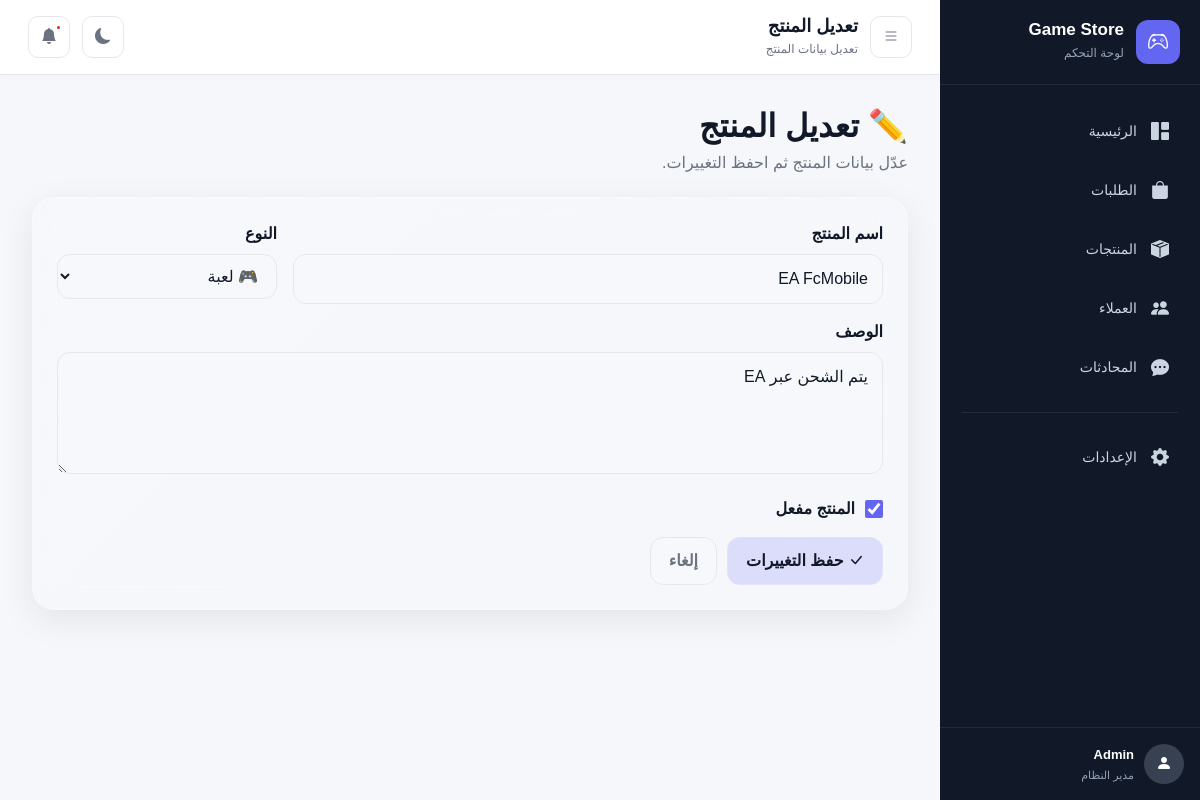
Screenshot of /products/edit/7 with the database file from the repository.
### tables this page shows
CREATE TABLE products (
            id INTEGER PRIMARY KEY AUTOINCREMENT,
            name TEXT NOT NULL,
            product_type TEXT NOT NULL DEFAULT 'game',
            description TEXT DEFAULT '',
            image TEXT DEFAULT '',
            active INTEGER NOT NULL DEFAULT 1,
            created_at TIMESTAMP DEFAULT CURRENT_TIMESTAMP
        );

### dashboard.py (the view, shortened to what this page needs)
@app.route("/products/edit/<int:product_id>", methods=["GET", "POST"])
def edit_product(product_id):
    conn = get_db()
    product = conn.execute("SELECT * FROM products WHERE id = ?", (product_id,)).fetchone()
    if product is None:
        conn.close()
        return redirect(url_for("products"))
    conn.close()
    return render_template("product_edit.html", product=product)

### dashboard.py (called while the page is built)
def get_db():
    conn = sqlite3.connect(DB_NAME)
    conn.row_factory = sqlite3.Row
    return conn

### templates/product_edit.html (shortened to what this page needs)
{% extends "base.html" %}
{% block page_heading %}
تعديل المنتج
{% endblock %}
{% block page_description %}
تعديل بيانات المنتج
{% endblock %}
{% block extra_css %}
<link
    rel="stylesheet"
    href="{{ url_for('static', filename='css/products.css') }}"
>
{% endblock %}
{% block content %}
<div class="products-page">
    <div class="products-header">
        <h2>
            ✏️ تعديل المنتج
        </h2>
        <p>
            عدّل بيانات المنتج ثم احفظ التغييرات.
        </p>
    </div>
    <div class="product-form-card">
        <form
            method="POST"
            action="{{ url_for('edit_product', product_id=product['id']) }}"
        >
            <div class="form-grid">
                <div class="form-group">
                    <label>
                        اسم المنتج
                    </label>
                    <input
                        type="text"
                        name="name"
                        value="{{ product['name'] }}"
                        required
                    >
                </div>
                <div class="form-group">
                    <label>
                        النوع
                    </label>
                    <select name="product_type">
                        <option
                            value="game"
                            {% if product['product_type'] == 'game' %}
                            selected
                            {% endif %}
                        >
                            🎮 لعبة
                        </option>
                    </select>
                </div>
            </div>
            <div class="form-group">
                <label>
                    الوصف
                </label>
                <textarea
                    name="description"
                    rows="4"
                >{{ product['description'] }}</textarea>
            </div>
            <div class="form-group">
                <label class="active-toggle">
                    <input
                        type="checkbox"
                        name="active"
                        {% if product['active'] %}
                        checked
                        {% endif %}
                    >
                    <span>
                        المنتج مفعل
                    </span>
                </label>
            </div>
            <div class="edit-form-actions">
                <button
                    type="submit"
                    class="glass-button"
                >
                    <i class="bi bi-check-lg"></i>
                    حفظ التغييرات
                </button>
                <a
                    href="{{ url_for('products') }}"
                    class="cancel-button"
                >
                    إلغاء
                </a>
            </div>
        </form>
    </div>
</div>
{% endblock %}

### static/css/style.css (style rules this page uses)
:root { --primary: #6366f1; --primary-hover: #4f46e5; --bg: #f5f7fb; --surface: #ffffff; --surface-secondary: #f8fafc; --text: #111827; --text-secondary: #6b7280; --border: #e5e7eb; --sidebar-bg: #111827; --sidebar-text: #cbd5e1; --sidebar-active: #6366f1; --success: #16a34a; --warning: #d97706; --danger: #dc2626; --info: #2563eb; --shadow: 0 4px 20px rgba(0, 0, 0, 0.06); --sidebar-width: 260px; --transition: 0.25s ease; }
* { box-sizing: border-box; }
html { scroll-behavior: smooth; }
body { margin: 0; padding: 0; font-family: "Tajawal", "Cairo", Arial, sans-serif; background: var(--bg); color: var(--text); transition: background var(--transition), color var(--transition); }

### static/css/products.css (style rules this page uses)
.products-page { padding: 4px; }
.products-header { margin-bottom: 22px; }
.products-header h2 { margin: 0 0 6px; font-weight: 800; }
.products-header p { margin: 0; color: var(--text-secondary); }
.product-form-card, .product-card, .products-empty { background: linear-gradient( 135deg, rgba(255, 255, 255, 0.14), rgba(255, 255, 255, 0.05) ); border: 1px solid rgba(255, 255, 255, 0.16); backdrop-filter: blur(18px); -webkit-backdrop-filter: blur(18px); box-shadow: 0 10px 35px rgba(0, 0, 0, 0.08), inset 0 1px 0 rgba(255, 255, 255, 0.12); border-radius: 22px; }
.product-form-card { padding: 24px; margin-bottom: 24px; }
.form-grid { display: grid; grid-template-columns: 1fr 220px; gap: 16px; }
.form-group { margin-bottom: 16px; }
.form-group label { display: block; margin-bottom: 8px; font-weight: 700; }
.form-group input, .form-group select, .form-group textarea { width: 100%; border: 1px solid var(--border); background: rgba(255, 255, 255, 0.07); color: var(--text); border-radius: 13px; padding: 12px 14px; outline: none; transition: 0.2s ease; }
.form-group textarea { resize: vertical; }
.glass-button { border: 1px solid rgba(255, 255, 255, 0.18); background: rgba(99, 102, 241, 0.18); color: var(--text); padding: 11px 18px; border-radius: 13px; font-weight: 700; cursor: pointer; transition: 0.2s ease; }
.edit-form-actions { display: flex; align-items: center; gap: 10px; margin-top: 8px; }
.cancel-button { padding: 11px 18px; border-radius: 13px; border: 1px solid var(--border); background: rgba(255, 255, 255, 0.06); color: var(--text-secondary); text-decoration: none; font-weight: 700; transition: 0.2s ease; }
.active-toggle { display: flex !important; align-items: center; gap: 10px; cursor: pointer; }
.active-toggle input { width: 18px; height: 18px; accent-color: var(--primary); }

### rows the page displays
products: name "EA FcMobile", product_type "🎮 لعبة", description "يتم الشحن عبر EA", active "☑"
